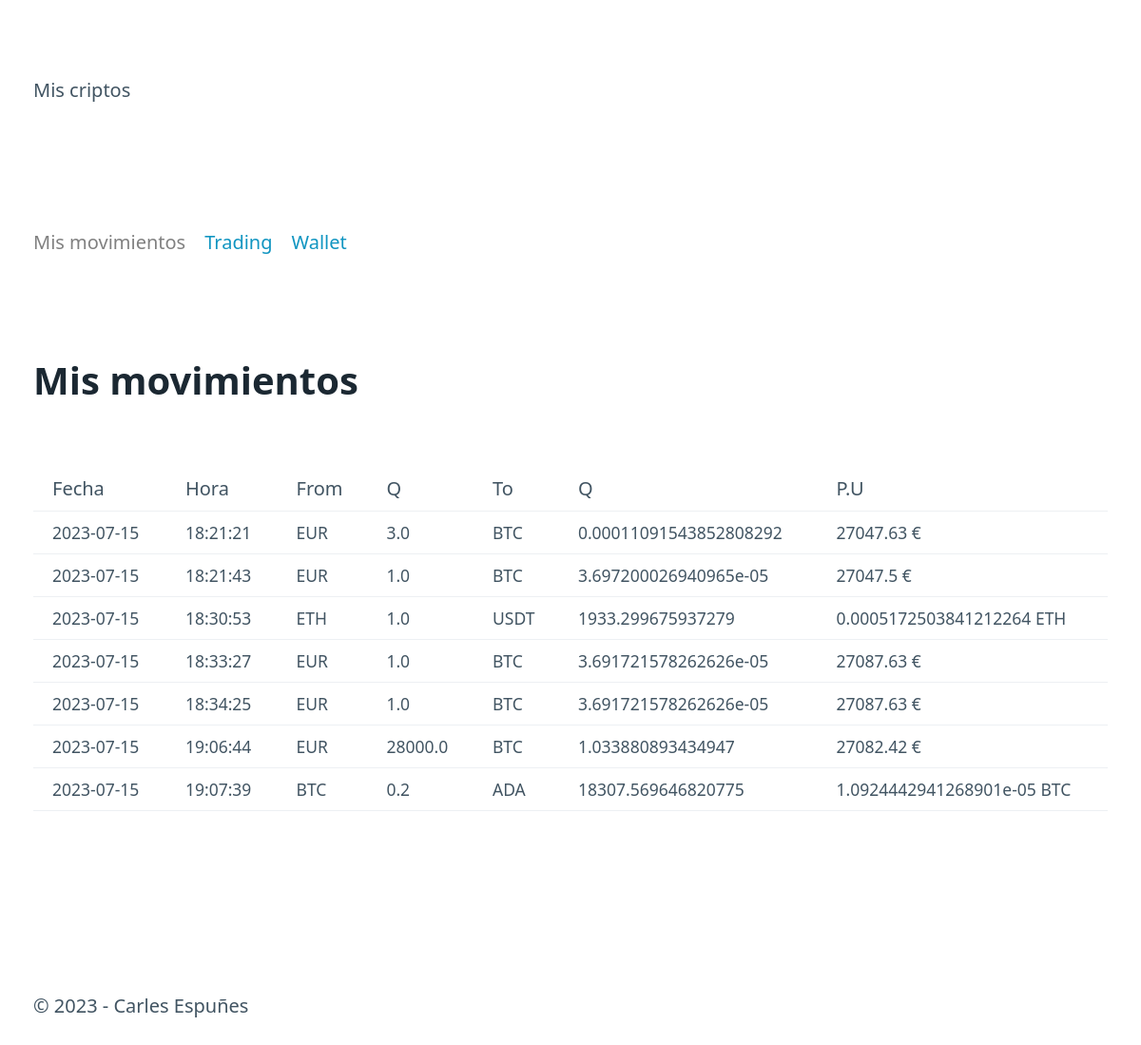
Before: / with the older database file.
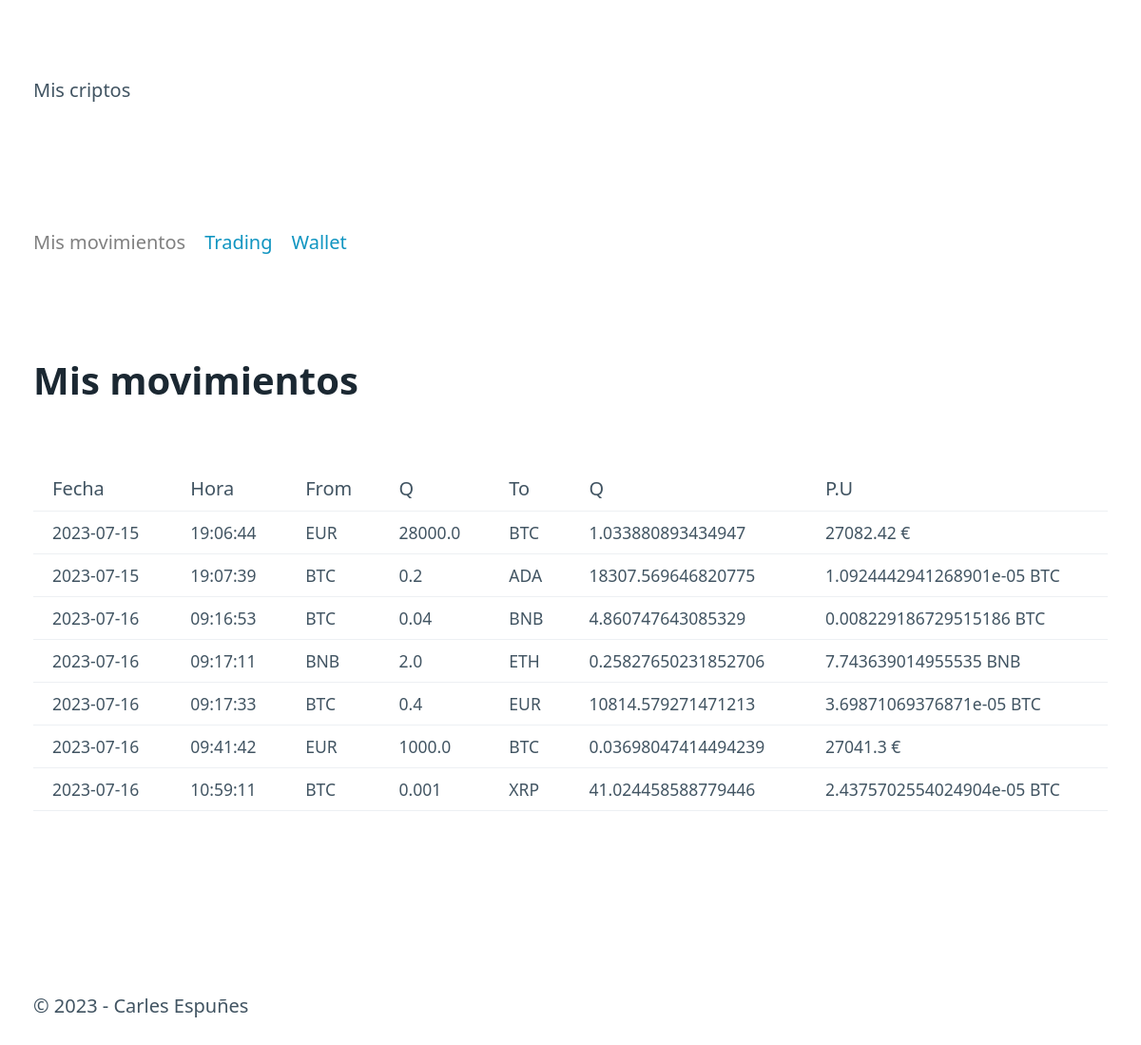
After: the same page with the newer database file.
### tables this page shows
CREATE TABLE "movements" (
	"id"	INTEGER,
	"date"	TEXT NOT NULL,
	"time"	TEXT NOT NULL,
	"moneda_from"	TEXT NOT NULL,
	"cantidad_from"	REAL NOT NULL,
	"moneda_to"	TEXT NOT NULL,
	"cantidad_to"	REAL NOT NULL,
	PRIMARY KEY("id" AUTOINCREMENT)
);

### mis_criptos/routes.py (the view)
@app.route("/")
def index():
    try:
        movements= dao.get_all()
        return render_template("index.html", movements=movements, title="Mis movimientos", route=request.path)#el route lo pasamos para usarlo para desactivar el link del nav, el request.path devuelvela parte de la URL después del nombre de dominio.
    except ValueError as e:
        flash("Su fichero de datos está corrupto")
        flash(str(e))
        return render_template("index.html", movements=[], title="Mis Movimientos")

### mis_criptos/models.py (called while the page is built)
    def get_all(self):
        query="""
        SELECT  date, time, moneda_from, cantidad_from, moneda_to, cantidad_to, id FROM movements ORDER by date, time;
        """
        conn=sqlite3.connect(self.path)
        cur=conn.cursor()
        cur.execute(query)
        res=cur.fetchall() # devuelve una lista de tuplas con la resta de la consulta
        lista = [Movement(*reg) for reg in res]# crea una lista con primero lo que se quiere añadir y luego lo que se recorre  esto se llama LIST COMPREHENSION
        conn.close()
        return lista

### mis_criptos/templates/index.html
{% extends "base.html" %}
{%block content%}
    <div>
        <h1>Mis movimientos</h1>
    </div>
    {% if movements != [] %}
        <table>
            <tr>
                <th>Fecha</th>
                <th>Hora</th>
                <th>From</th>
                <th>Q</th>
                <th>To</th>
                <th>Q</th>
                <th>P.U</th>
            </tr>
            {% for movement in movements %}
            <tr>
                <td>{{ movement.date }}</td>
                <td>{{ movement.time }}</td>
                <td>{{ movement.moneda_from }}</td>
                <td>{{ movement.cantidad_from }}</td>
                <td>{{ movement.moneda_to }}</td>
                <td>{{ movement.cantidad_to }}</td>
                <td>{% if movement.moneda_from == "EUR" %} {% if (movement.cantidad_from / movement.cantidad_to).is_integer() %}  {{ (movement.cantidad_from / movement.cantidad_to)| int }} {% else %} {{ (movement.cantidad_from / movement.cantidad_to)| float | round(2) }} {% endif %} € {% else %} {{ movement.cantidad_from / movement.cantidad_to }} {{ movement.moneda_from }} {% endif %}</td>
            </tr>
            {% endfor %}
        </table>
    {% else %}
        <p>SIN MOVIMIENTOS</p>
    {% endif %}
{%endblock%}

### mis_criptos/templates/base.html (shortened to what this page needs)
<html lang="en">
    <head>
        <link rel="stylesheet" href="/static/pico.css">
        <link rel="stylesheet" href="/static/styles.css">
    </head>
    <body>
        <header id="header">
            <p class="container">Mis criptos</p>
        </header>
        <nav class="container">
            <ul>
                <li><a href="{{ url_for('index') }}" {% if route == "/" %} class="deactivate" {% endif %}>Mis movimientos</a></li>
                <li><a href="{{ url_for('trading') }}" {% if route == "/purchase" %} class="deactivate" {% endif %}>Trading</a></li>
                <li><a href="{{ url_for('wallet') }}" {% if route == "/status" %} class="deactivate" {% endif %}>Wallet</a></li>
            </ul>
        </nav>
        <main class="container">
            {% block content %}{%endblock%}
        </main>
        <footer>
            <p class="container">&copy; 2023  -  Carles Espuñes</p>
        </footer>
    </body>
</html>

### mis_criptos/static/styles.css (style rules this page uses)
a.deactivate { pointer-events: none; color: gray; text-decoration: none; cursor: default; }

Changed rows visible on the page:
removed movements: date "2023-07-15", time "18:21:21", moneda_from "EUR", cantidad_from "3.0", moneda_to "BTC", cantidad_to "0.00011091543852808292", cantidad_from+cantidad_to "27047.63"
removed movements: date "2023-07-15", time "18:21:43", moneda_from "EUR", cantidad_from "1.0", moneda_to "BTC", cantidad_to "3.697200026940965e-05", cantidad_from+cantidad_to "27047.5"
removed movements: date "2023-07-15", time "18:30:53", moneda_from "ETH", cantidad_from "1.0", moneda_to "USDT", cantidad_to "1933.299675937279", movement.cantidad_from/movement.cantidad_to "0.0005172503841212264"
removed movements: date "2023-07-15", time "18:33:27", moneda_from "EUR", cantidad_from "1.0", moneda_to "BTC", cantidad_to "3.691721578262626e-05", cantidad_from+cantidad_to "27087.63"
removed movements: date "2023-07-15", time "18:34:25", moneda_from "EUR", cantidad_from "1.0", moneda_to "BTC", cantidad_to "3.691721578262626e-05", cantidad_from+cantidad_to "27087.63"
added movements: date "2023-07-16", time "09:16:53", moneda_from "BTC", cantidad_from "0.04", moneda_to "BNB", cantidad_to "4.860747643085329", movement.cantidad_from/movement.cantidad_to "0.008229186729515186"
added movements: date "2023-07-16", time "09:17:11", moneda_from "BNB", cantidad_from "2.0", moneda_to "ETH", cantidad_to "0.25827650231852706", movement.cantidad_from/movement.cantidad_to "7.743639014955535"
added movements: date "2023-07-16", time "09:17:33", moneda_from "BTC", cantidad_from "0.4", moneda_to "EUR", cantidad_to "10814.579271471213", movement.cantidad_from/movement.cantidad_to "3.69871069376871e-05"
added movements: date "2023-07-16", time "09:41:42", moneda_from "EUR", cantidad_from "1000.0", moneda_to "BTC", cantidad_to "0.03698047414494239", cantidad_from+cantidad_to "27041.3"
added movements: date "2023-07-16", time "10:59:11", moneda_from "BTC", cantidad_from "0.001", moneda_to "XRP", cantidad_to "41.024458588779446", movement.cantidad_from/movement.cantidad_to "2.4375702554024904e-05"
